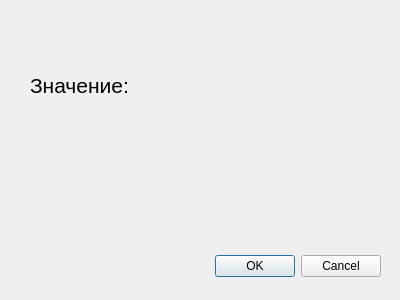
<?xml version="1.0" encoding="UTF-8"?>
<ui version="4.0">
 <class>Dialog</class>
 <widget class="QDialog" name="Dialog">
  <property name="geometry">
   <rect>
    <x>0</x>
    <y>0</y>
    <width>400</width>
    <height>300</height>
   </rect>
  </property>
  <property name="minimumSize">
   <size>
    <width>400</width>
    <height>300</height>
   </size>
  </property>
  <property name="maximumSize">
   <size>
    <width>400</width>
    <height>300</height>
   </size>
  </property>
  <property name="windowTitle">
   <string>Dialog</string>
  </property>
  <widget class="QDialogButtonBox" name="buttonBox">
   <property name="geometry">
    <rect>
     <x>40</x>
     <y>250</y>
     <width>341</width>
     <height>32</height>
    </rect>
   </property>
   <property name="orientation">
    <enum>Qt::Horizontal</enum>
   </property>
   <property name="standardButtons">
    <set>QDialogButtonBox::Cancel|QDialogButtonBox::Ok</set>
   </property>
  </widget>
  <widget class="QLabel" name="label">
   <property name="geometry">
    <rect>
     <x>30</x>
     <y>70</y>
     <width>101</width>
     <height>31</height>
    </rect>
   </property>
   <property name="font">
    <font>
     <pointsize>16</pointsize>
    </font>
   </property>
   <property name="text">
    <string>Значение:</string>
   </property>
  </widget>
 </widget>
 <resources/>
 <connections>
  <connection>
   <sender>buttonBox</sender>
   <signal>accepted()</signal>
   <receiver>Dialog</receiver>
   <slot>accept()</slot>
   <hints>
    <hint type="sourcelabel">
     <x>248</x>
     <y>254</y>
    </hint>
    <hint type="destinationlabel">
     <x>157</x>
     <y>274</y>
    </hint>
   </hints>
  </connection>
  <connection>
   <sender>buttonBox</sender>
   <signal>rejected()</signal>
   <receiver>Dialog</receiver>
   <slot>reject()</slot>
   <hints>
    <hint type="sourcelabel">
     <x>316</x>
     <y>260</y>
    </hint>
    <hint type="destinationlabel">
     <x>286</x>
     <y>274</y>
    </hint>
   </hints>
  </connection>
 </connections>
</ui>
